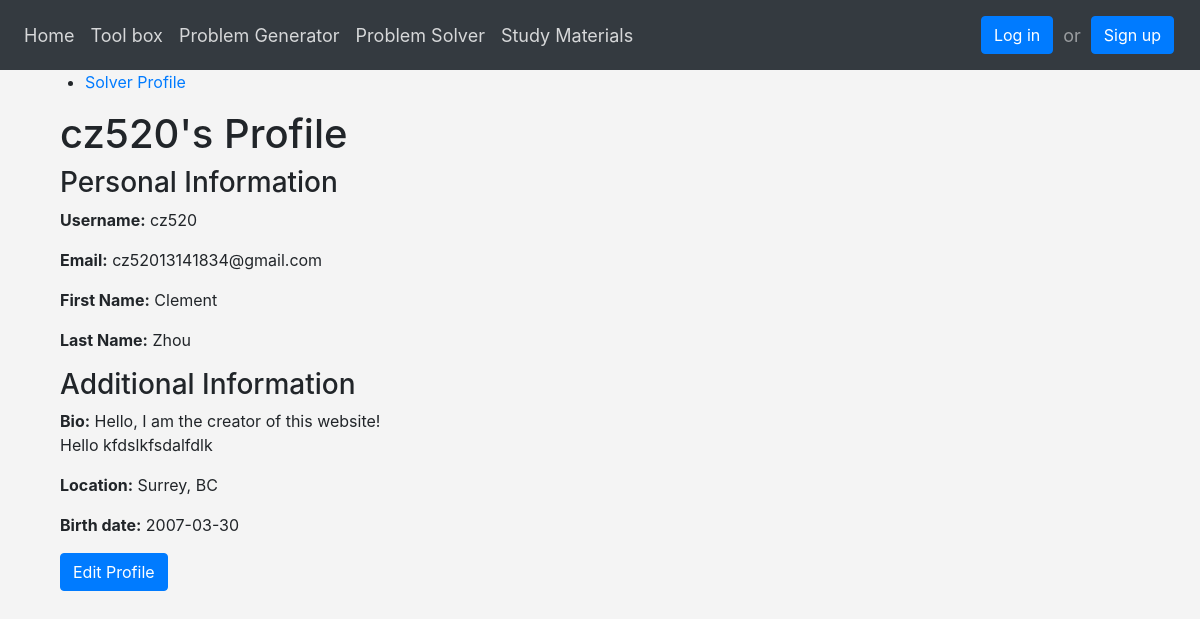
The app's page /accounts/profile/users/cz520/ with its own data.
### number_system/models.py (models this page shows, shortened)
class Profile(models.Model):
    user = models.OneToOneField(User, on_delete=models.CASCADE)
    bio = models.TextField(max_length=500, blank=True)
    location = models.CharField(max_length=30, blank=True)
    birth_date = models.DateField(null=True, blank=True)
    is_premium = models.BooleanField

### number_system/view/user_views.py (the view)
# urls.py: path('accounts/profile/users/<str:username>/', user_views.view_user_profile, name='view_profile'),
def view_user_profile(request, username):
    user = User.objects.get(username=username)
    profile = Profile.objects.get(user=user)
    return render(request, 'pages/user/profile.html', {'profile': profile, 'user': user})

### templates/pages/user/profile.html (shortened to what this page needs)
{% extends 'base.html' %}
{% load static %}
{% block content %}
    <div class="navigation">
      <ul>
        <li><a href="{% url 'solver_profile' %}">Solver Profile</a></li>
      </ul>
    </div>
    <div class="container">
        <h1>{{ user.username }}'s Profile</h1>
        <div class="row">
            <div class="col-md-8">
                <div class="profile-view">
                    <h3>Personal Information</h3>
                    <p><strong>Username:</strong> {{ user.username }}</p>
                    <p><strong>Email:</strong> {{ user.email }}</p>
                    <p><strong>First Name:</strong> {{ user.first_name }}</p>
                    <p><strong>Last Name:</strong> {{ user.last_name }}</p>
                    <h3>Additional Information</h3>
                    <p><strong>Bio:</strong> {{ profile.bio|linebreaksbr }}</p>
                    <p><strong>Location:</strong> {{ profile.location }}</p>
                    <p><strong>Birth date:</strong> {{ profile.birth_date|date:"Y-m-d" }}</p>
                    <a href="{% url 'edit_profile' %}" class="btn btn-primary">Edit Profile</a>
                </div>
            </div>
        </div>
    </div>
{% endblock %}

### number_system/static/css/styles.css (style rules this page uses)
:root { --title-font-family: "Koulen-Regular", Helvetica; --title-font-weight: 400; --title-font-size: 100px; --title-letter-spacing: 0px; --title-line-height: normal; --title-font-style: normal; --nav-text-font-family: "Koulen-Regular", Helvetica; --nav-text-font-weight: 400; --nav-text-font-size: 20px; --nav-text-letter-spacing: 0px; --nav-text-line-height: normal; --nav-text-font-style: normal; --subtext-font-family: "Koulen-Regular", Helvetica; --subtext-font-weight: 400; --subtext-font-size: 36px; --subtext-letter-spacing: 0px; --subtext-line-height: normal; --subtext-font-style: normal; --bodytext-1-font-family: "KoHo-Regular", Helvetica; --bodytext-1-font-weight: 400; --bodytext-1-font-size: 24px; --bodytext-1-letter-spacing: 0px; --bodytext-1-line-height: normal; --bodytext-1-font-style: normal; --nav-element-font-font-family: "Lexend-Regular", Helvetica; --nav-element-font-font-weight: 400; --nav-element-font-font-size: 20px; --nav-element-font-letter-spacing: 0px; --nav-element-font-line-height: normal; --nav-element-font-font-style: normal; --variable-collection-light-gray: rgba(243, 244, 246, 1); --variable-collection-white: rgba(255, 255, 255, 1); --variable-collection-dark-gray: rgba(22, 22, 22, 0.8); --variable-collection-blue: rgba(37, 99, 235, 1); --variable-collection-red: rgba(255, 0, 0, 1); --variable-collection-red-2: rgba(255, 82, 82, 1); --variable-collection-green-1: rgba(97, 173, 0, 1); }
body { margin: 0; padding: 0; background-color: #f4f4f4; !important; }

### records on screen
Profile: bio "Hello, I am the creator of this website! Hello kfdslkfsdalfdlk", location "Surrey, BC", birth_date "2007-03-30"

### other values on screen
{{ user.username }} "cz520"
{{ user.email }} "cz52013141834@gmail.com"
{{ user.first_name }} "Clement"
{{ user.last_name }} "Zhou"
